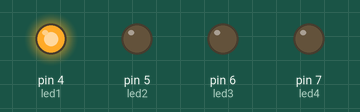
Recording of a sketch running on a simulated Arduino Uno, built with avr-gcc and run on an emulated ATmega328P. Parts: output pins drawn as LEDs (lit = HIGH).

Above: at 0.5 s.
At 1.5 s:
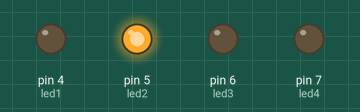
At 2.5 s:
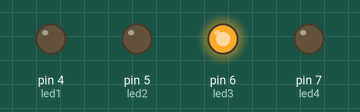
At 3.5 s:
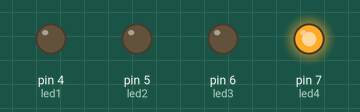
Timing chart, 0 to 5.2 s (numbered marks = the images above):
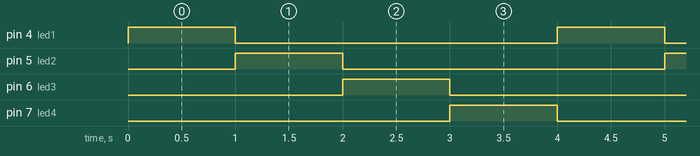

The sketch:

sketch_feb19a.ino
```cpp
#define led1 4
#define led2 5
#define led3 6
#define led4 7
void setup() {
  // put your setup code here, to run once:
pinMode (led1,OUTPUT);
pinMode (led2,OUTPUT);
pinMode (led3,OUTPUT);
pinMode (led4,OUTPUT);
}

void loop() {
  // put your main code here, to run repeatedly:
digitalWrite(led1,1);
delay(1000);
digitalWrite(led1,0);
digitalWrite(led2,1);
delay(1000);
digitalWrite(led2,0);
digitalWrite(led3,1);
delay(1000);
digitalWrite(led3,0);
digitalWrite(led4,1);
delay(1000);
digitalWrite(led4,0);
}
```

Measured:
- by itself, pin 4 (led1), pin 5 (led2), pin 6 (led3), pin 7 (led4): alternates HIGH for 1.0 s and LOW for 3.0 s
- by itself, everything shown: repeats every 4.0 s, in 5 steps
